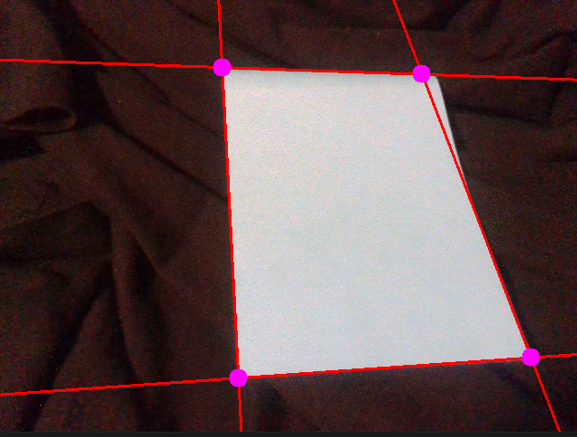
#> input picture Assignment2/PB.PNG, 577 x 437 px
$ python Part5.py
#> lines starting #> are read from the running program, lines starting #| are printed output that depends on the picture

import cv2
import numpy as np


if __name__ == '__main__' :

    im_src = cv2.imread('PB.PNG')
#> im_src is the input picture: shape (437, 577, 3); mean B, G, R 75.6, 74.9, 95.4
    im_dst = cv2.imread('PG.PNG')
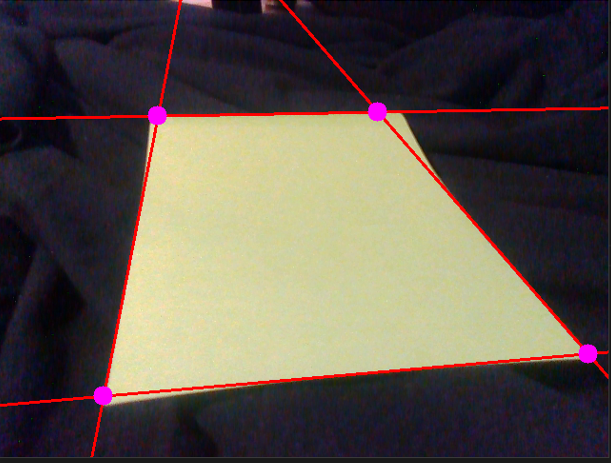
#> input picture Assignment2/PG.PNG, 611 x 463 px
#> im_dst is the input picture: shape (463, 611, 3); mean B, G, R 76.1, 85, 93.9

    #PTS_DST
    #[628, 374]
    #[362, 151]
    #[114, 173]
    #[152, 484]


    pts_src = np.array([[247,78], [479,185], [423,411], [265,419]])

    #pts_src = np.array([[226,185], [479,185], [607,448], [121,473]])

    pts_dst = np.array([[166, 121], [397, 117], [618, 371], [109, 415]])
    #pts_dst = np.array([[114, 173], [362, 151], [600, 320], [152, 484]])


    h, status = cv2.findHomography(pts_src, pts_dst)
    im_out = cv2.warpPerspective(im_src, h, (im_dst.shape[1],im_dst.shape[0]))
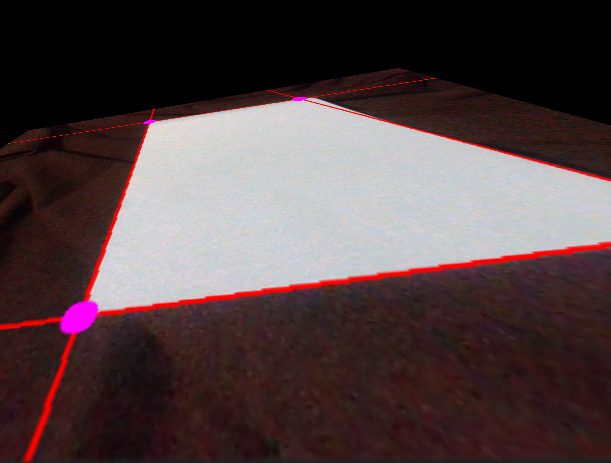
#> im_out: shape (463, 611, 3); mean B, G, R 67.9, 66.2, 82.7

    cv2.imshow("Source Image", im_src)
    cv2.imshow("Destination Image", im_dst)
    cv2.imshow("Warped Source Image", im_out)

    cv2.waitKey(0)
